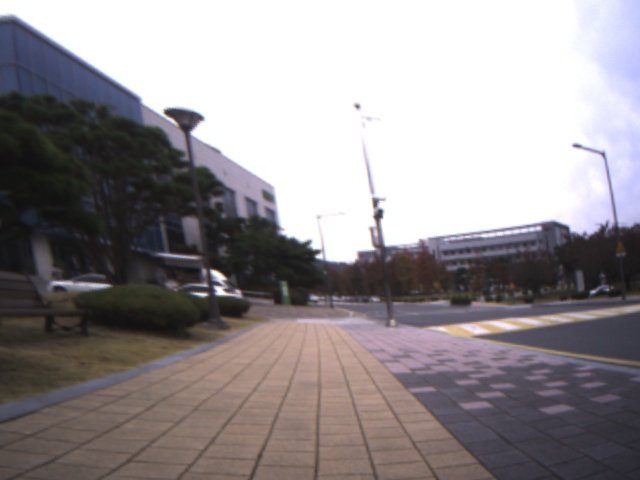
#> input picture PyTorch-ENet/frame1017.jpg, 640 x 480 px
$ python jpg_to_png.py
#> lines starting #> are read from the running program, lines starting #| are printed output that depends on the picture
from PIL import Image

img = Image.open("frame1017.jpg")
#> img is the input picture: PIL image 640x480 RGB; mean R, G, B 147.5, 142.1, 144.6
cropped_img = img.crop((0,320,640,480))
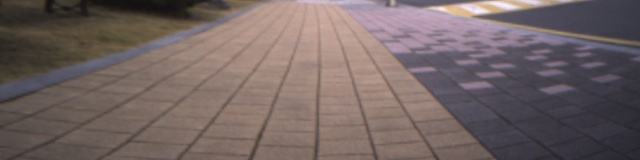
#> cropped_img: PIL image 640x160 RGB; mean R, G, B 114.3, 100.1, 99.1
resize_img = cropped_img.resize((480,360))
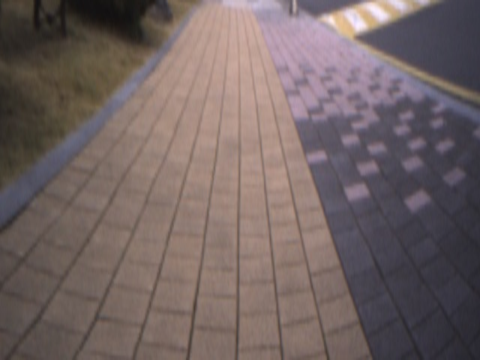
#> resize_img: PIL image 480x360 RGB; mean R, G, B 114.3, 100.1, 99.1
resize_img.save("frame1017.png")
